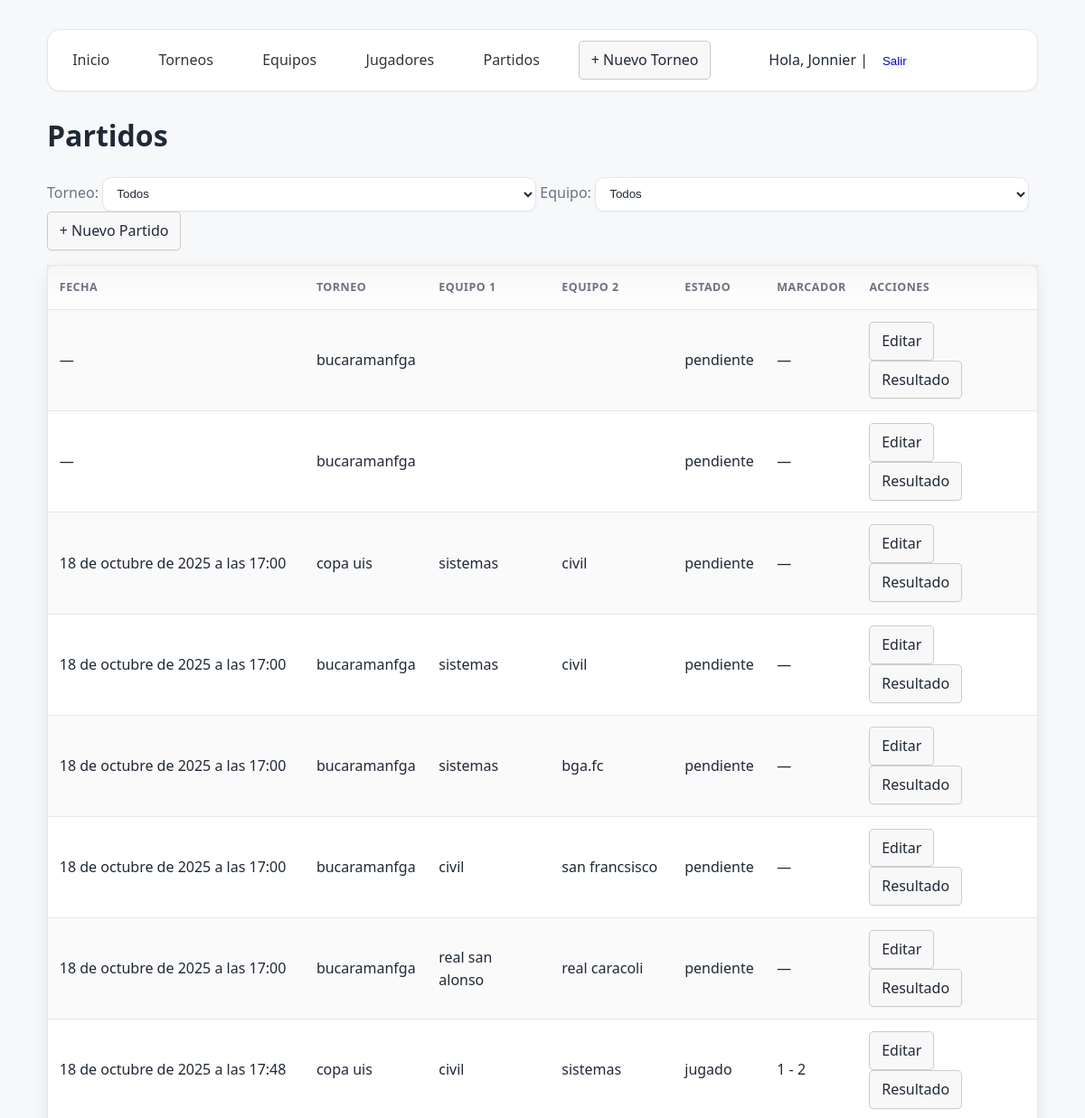
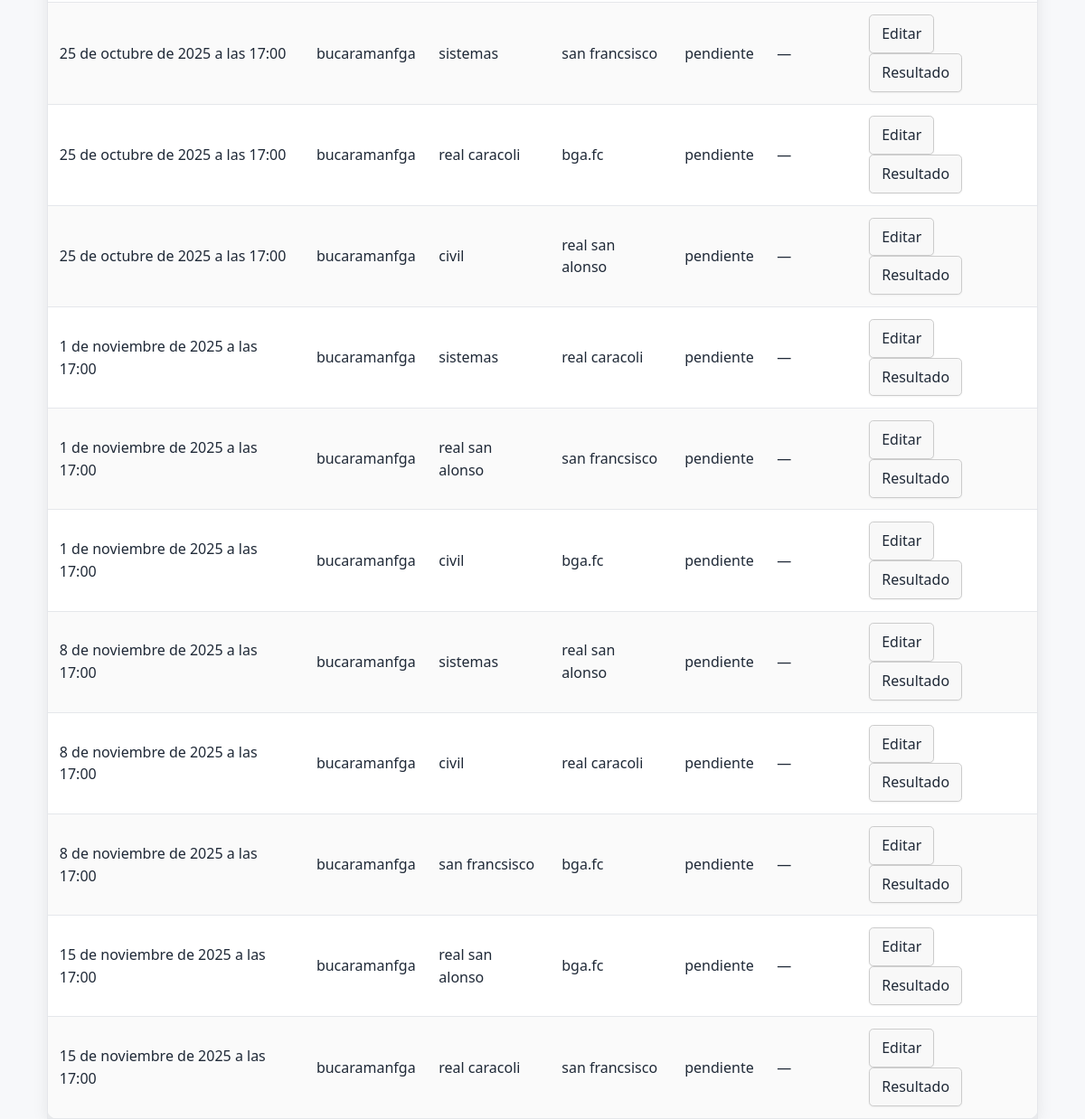
/partidos/ (signed in), run on the app's committed database (2 pictures, top to bottom).
### core/models.py (models this page shows, shortened)
class Partido(models.Model):
    ESTADOS = [
        ("pendiente", "Pendiente"),
        ("jugado", "Jugado"),
    ]
    torneo = models.ForeignKey("Torneo", on_delete=models.CASCADE, related_name="partidos")
    equipo1 = models.ForeignKey(Equipo, on_delete=models.CASCADE,
                            related_name="partidos_equipo1",
                            null=True, blank=True)
    equipo2 = models.ForeignKey(Equipo, on_delete=models.CASCADE,
                            related_name="partidos_equipo2",
                            null=True, blank=True)
    fecha = models.DateTimeField(null=True, blank=True)
    estado = models.CharField(max_length=20, choices=ESTADOS, default="pendiente")
    marcador1 = models.PositiveIntegerField(null=True, blank=True)
    marcador2 = models.PositiveIntegerField(null=True, blank=True)
    class Meta:
        ordering = ["-fecha", "-id"]

class Torneo(models.Model):
    nombre = models.CharField(max_length=150, unique=True)
    fecha_inicio = models.DateField()
    fecha_fin = models.DateField(null=True, blank=True)
    ubicacion = models.CharField(max_length=150, blank=True)
    descripcion = models.TextField(blank=True)
    class Meta:
        ordering = ["-fecha_inicio", "nombre"]

class Equipo(models.Model):
    MAX_EQUIPOS_POR_TORNEO = 20
    torneo = models.ForeignKey(Torneo, on_delete=models.CASCADE, related_name="equipos")
    nombre = models.CharField(max_length=120)
    class Meta:
        constraints = [
            models.UniqueConstraint(
                fields=["torneo", "nombre"], name="unique_equipo_en_torneo"
            )
        ]
        ordering = ["nombre"]

### core/views.py (the view)
# urls.py: path('partidos/', views.partidos_list, name='partidos_list'),
@login_required
def partidos_list(request):
    torneo_id = request.GET.get("torneo") or ""
    equipo_id = request.GET.get("equipo") or ""
    partidos = Partido.objects.select_related("torneo", "equipo1", "equipo2")
    torneos = Torneo.objects.all().order_by("nombre")
    equipos = Equipo.objects.all().order_by("nombre")
    if torneo_id:
        partidos = partidos.filter(torneo_id=torneo_id)
        equipos = equipos.filter(torneo_id=torneo_id)
    if equipo_id:
        partidos = partidos.filter(Q(equipo1_id=equipo_id) | Q(equipo2_id=equipo_id))
    ctx = {
        "partidos": partidos.order_by("fecha", "id"),
        "torneos": torneos,
        "equipos": equipos,
        "torneo_id": str(torneo_id),
        "equipo_id": str(equipo_id),
    }
    return render(request, "core/partidos_list.html", ctx)

### templates/core/partidos_list.html (shortened to what this page needs)
{% extends "base.html" %}
{% block content %}
<h1>Partidos</h1>
<form method="get">
  <label>Torneo:</label>
  <select name="torneo" onchange="this.form.submit()">
    <option value="">Todos</option>
  </select>
  <label>Equipo:</label>
  <select name="equipo" onchange="this.form.submit()">
    <option value="">Todos</option>
  </select>
  <a href="{% url 'partido_create' %}{% if torneo_id %}?torneo={{ torneo_id }}{% endif %}" class="btn">+ Nuevo Partido</a>
</form>
<table class="table-wrap">
  <thead>
    <tr><th>Fecha</th><th>Torneo</th><th>Equipo 1</th><th>Equipo 2</th><th>Estado</th><th>Marcador</th><th>Acciones</th></tr>
  </thead>
  <tbody>
    {% for p in partidos %}
      <tr>
        <td>{{ p.fecha|default:"—" }}</td>
        <td>{{ p.torneo.nombre }}</td>
        <td>{{ p.equipo1.nombre }}</td>
        <td>{{ p.equipo2.nombre }}</td>
        <td>{{ p.estado }}</td>
        <td>
          {% if p.estado == "jugado" %}
            {{ p.marcador1 }} - {{ p.marcador2 }}
          {% else %}—{% endif %}
        </td>
        <td>
          <a href="{% url 'partido_update' p.pk %}" class="btn">Editar</a>
          <a href="{% url 'partido_set_resultado' p.pk %}" class="btn">Resultado</a>
        </td>
      </tr>
    {% empty %}
      <tr><td colspan="7">Sin partidos.</td></tr>
    {% endfor %}
  </tbody>
</table>
{% endblock %}

### templates/base.html (shortened to what this page needs)
<!DOCTYPE html>
<html lang="es">
<head>
  {% load static %}
  <link rel="stylesheet" href="{% static 'css/styles.css' %}">
</head>
<body>
  <nav>
    <a href="{% url 'home' %}">Inicio</a>
    <a href="{% url 'torneos_list' %}">Torneos</a>
    <a href="{% url 'equipos_list' %}">Equipos</a>
    <a href="{% url 'jugadores_list' %}">Jugadores</a>
    <a href="{% url 'partidos_list' %}">Partidos</a>
    <a class="btn" href="{% url 'torneo_create' %}">+ Nuevo Torneo</a>
    {% if user.is_authenticated %}
      Hola, {{ user.username }} |
      <form action="{% url 'logout' %}" method="post" style="display:inline;">
        <button type="submit" class="btn" style="background:none; border:none; padding:0; color:#00f; cursor:pointer;">Salir</button>
      </form>
    {% else %}
      <a href="{% url 'login' %}">Iniciar sesión</a>
    {% endif %}
  </nav>
  <main>
    {% block content %}{% endblock %}
  </main>
</body>
</html>

### static/css/styles.css (style rules this page uses)
:root { --bg: #f7f8fa; --card: #ffffff; --text: #1f2937; --muted: #6b7280; --primary: #2563eb; --primary-600: #1d4ed8; --primary-700: #1e40af; --border: #e5e7eb; --ring: rgba(37, 99, 235, 0.25); --success: #16a34a; --warning: #f59e0b; --danger: #dc2626; --radius: 12px; --shadow-sm: 0 1px 2px rgba(0,0,0,.05); --shadow-md: 0 6px 18px rgba(0,0,0,.08); --font-sans: ui-sans-serif, system-ui, -apple-system, "Segoe UI", Roboto, "Helvetica Neue", Arial, "Apple Color Emoji", "Segoe UI Emoji"; }
* { box-sizing: border-box; }
html, body { height: 100%; }
body { margin: 0; padding: 0 1.25rem 2rem; background: var(--bg); color: var(--text); font-family: var(--font-sans); line-height: 1.55; }
main { max-width: 1100px; margin: 1.2rem auto 0; }
nav { position: sticky; top: 0; z-index: 50; background: var(--card); border: 1px solid var(--border); border-radius: calc(var(--radius) + 2px); box-shadow: var(--shadow-sm); padding: .75rem 1rem; margin: 1rem auto 1.25rem; max-width: 1100px; display: flex; align-items: center; flex-wrap: wrap; gap: .6rem 1rem; }
nav a { text-decoration: none; color: var(--text); padding: .45rem .7rem; border-radius: 8px; transition: background .2s ease, color .2s ease, transform .08s ease; }
.btn { display: inline-flex; align-items: center; gap: .4rem; padding: .55rem .85rem; border-radius: 10px; border: 1px solid var(--border); background: var(--card); color: var(--text); text-decoration: none; cursor: pointer; box-shadow: var(--shadow-sm); transition: background .2s ease, border-color .2s ease, transform .08s ease; }
.table-wrap { overflow: auto; background: var(--card); border: 1px solid var(--border); border-radius: var(--radius); box-shadow: var(--shadow-md); }
table { width: 100%; border-collapse: collapse; min-width: 700px; }
thead th { position: sticky; top: 0; background: linear-gradient(180deg, rgba(0,0,0,.03), transparent); color: var(--muted); font-weight: 600; text-transform: uppercase; letter-spacing: .04em; font-size: .78rem; padding: .9rem .8rem; border-bottom: 1px solid var(--border); }
tbody td { padding: .8rem .8rem; border-bottom: 1px solid var(--border); vertical-align: middle; }
tbody tr:nth-child(odd) { background: rgba(0,0,0,.02); }
input[type="text"], input[type="email"], input[type="number"], input[type="date"], input[type="datetime-local"], select, textarea { width: min(480px, 100%); padding: .6rem .7rem; border-radius: 10px; border: 1px solid var(--border); background: var(--card); color: var(--text); box-shadow: var(--shadow-sm); transition: border-color .15s ease, box-shadow .15s ease, transform .08s ease; }
label { display: inline-block; margin-bottom: .35rem; color: var(--muted); }
a { color: var(--primary-600); }

### templates/base.html (style rules this page uses)
body { font-family: system-ui, sans-serif; margin: 2rem; }
nav { margin-bottom: 1.5rem; }
nav a { margin-right: 1rem; text-decoration: none; color: #333; }
table { border-collapse: collapse; width: 100%; margin-top: 1rem; }
th, td { padding: .5rem; border-bottom: 1px solid #ddd; text-align: left; }
.btn { display: inline-block; padding: .5rem .8rem; border: 1px solid #ccc; border-radius: .3rem; text-decoration: none; background-color: #f8f8f8; cursor: pointer; }

### data on the page
Partido: fecha "—", torneo.nombre "bucaramanfga", estado "pendiente"
Partido: fecha "—", torneo.nombre "bucaramanfga", estado "pendiente"
Partido: fecha "18 de octubre de 2025 a las 17:00", torneo.nombre "copa uis", equipo1.nombre "sistemas", equipo2.nombre "civil", estado "pendiente"
Partido: fecha "18 de octubre de 2025 a las 17:00", torneo.nombre "bucaramanfga", equipo1.nombre "sistemas", equipo2.nombre "civil", estado "pendiente"
Partido: fecha "18 de octubre de 2025 a las 17:00", torneo.nombre "bucaramanfga", equipo1.nombre "sistemas", equipo2.nombre "bga.fc", estado "pendiente"
Partido: fecha "18 de octubre de 2025 a las 17:00", torneo.nombre "bucaramanfga", equipo1.nombre "civil", equipo2.nombre "san francsisco", estado "pendiente"
Partido: fecha "18 de octubre de 2025 a las 17:00", torneo.nombre "bucaramanfga", equipo1.nombre "real san alonso", equipo2.nombre "real caracoli", estado "pendiente"
Partido: fecha "18 de octubre de 2025 a las 17:48", torneo.nombre "copa uis", equipo1.nombre "civil", equipo2.nombre "sistemas", estado "jugado", marcador1 "1", marcador2 "2"
Partido: fecha "25 de octubre de 2025 a las 17:00", torneo.nombre "bucaramanfga", equipo1.nombre "sistemas", equipo2.nombre "san francsisco", estado "pendiente"
Partido: fecha "25 de octubre de 2025 a las 17:00", torneo.nombre "bucaramanfga", equipo1.nombre "real caracoli", equipo2.nombre "bga.fc", estado "pendiente"
Partido: fecha "25 de octubre de 2025 a las 17:00", torneo.nombre "bucaramanfga", equipo1.nombre "civil", equipo2.nombre "real san alonso", estado "pendiente"
Partido: fecha "1 de noviembre de 2025 a las 17:00", torneo.nombre "bucaramanfga", equipo1.nombre "sistemas", equipo2.nombre "real caracoli", estado "pendiente"
Partido: fecha "1 de noviembre de 2025 a las 17:00", torneo.nombre "bucaramanfga", equipo1.nombre "real san alonso", equipo2.nombre "san francsisco", estado "pendiente"
Partido: fecha "1 de noviembre de 2025 a las 17:00", torneo.nombre "bucaramanfga", equipo1.nombre "civil", equipo2.nombre "bga.fc", estado "pendiente"
Partido: fecha "8 de noviembre de 2025 a las 17:00", torneo.nombre "bucaramanfga", equipo1.nombre "sistemas", equipo2.nombre "real san alonso", estado "pendiente"
Partido: fecha "8 de noviembre de 2025 a las 17:00", torneo.nombre "bucaramanfga", equipo1.nombre "civil", equipo2.nombre "real caracoli", estado "pendiente"
Partido: fecha "8 de noviembre de 2025 a las 17:00", torneo.nombre "bucaramanfga", equipo1.nombre "san francsisco", equipo2.nombre "bga.fc", estado "pendiente"
Partido: fecha "15 de noviembre de 2025 a las 17:00", torneo.nombre "bucaramanfga", equipo1.nombre "real san alonso", equipo2.nombre "bga.fc", estado "pendiente"
Partido: fecha "15 de noviembre de 2025 a las 17:00", torneo.nombre "bucaramanfga", equipo1.nombre "real caracoli", equipo2.nombre "san francsisco", estado "pendiente"

### other printed values
{{ user.username }} "Jonnier"
